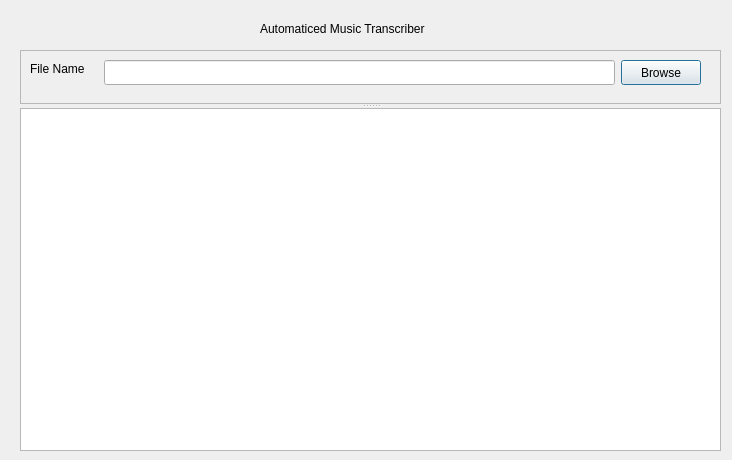
<?xml version="1.0" encoding="UTF-8"?>
<ui version="4.0">
 <class>Dialog</class>
 <widget class="QDialog" name="Dialog">
  <property name="geometry">
   <rect>
    <x>0</x>
    <y>0</y>
    <width>732</width>
    <height>460</height>
   </rect>
  </property>
  <property name="windowTitle">
   <string>Dialog</string>
  </property>
  <widget class="QLabel" name="label">
   <property name="geometry">
    <rect>
     <x>260</x>
     <y>20</y>
     <width>221</width>
     <height>17</height>
    </rect>
   </property>
   <property name="text">
    <string>Automaticed Music Transcriber</string>
   </property>
  </widget>
  <widget class="QSplitter" name="splitter">
   <property name="geometry">
    <rect>
     <x>20</x>
     <y>50</y>
     <width>701</width>
     <height>401</height>
    </rect>
   </property>
   <property name="orientation">
    <enum>Qt::Vertical</enum>
   </property>
   <widget class="QFrame" name="frame">
    <property name="frameShape">
     <enum>QFrame::StyledPanel</enum>
    </property>
    <property name="frameShadow">
     <enum>QFrame::Raised</enum>
    </property>
    <widget class="QLabel" name="label_2">
     <property name="geometry">
      <rect>
       <x>10</x>
       <y>10</y>
       <width>68</width>
       <height>17</height>
      </rect>
     </property>
     <property name="text">
      <string>File Name</string>
     </property>
    </widget>
    <widget class="QLineEdit" name="lineEdit">
     <property name="geometry">
      <rect>
       <x>84</x>
       <y>10</y>
       <width>511</width>
       <height>25</height>
      </rect>
     </property>
    </widget>
    <widget class="QPushButton" name="pushButton">
     <property name="geometry">
      <rect>
       <x>601</x>
       <y>10</y>
       <width>80</width>
       <height>25</height>
      </rect>
     </property>
     <property name="text">
      <string>Browse</string>
     </property>
    </widget>
    <widget class="QPushButton" name="pushButton_2">
     <property name="geometry">
      <rect>
       <x>580</x>
       <y>180</y>
       <width>80</width>
       <height>25</height>
      </rect>
     </property>
     <property name="text">
      <string>Transcribe</string>
     </property>
    </widget>
    <widget class="QTextEdit" name="textEdit">
     <property name="geometry">
      <rect>
       <x>70</x>
       <y>180</y>
       <width>501</width>
       <height>21</height>
      </rect>
     </property>
    </widget>
   </widget>
   <widget class="QTextBrowser" name="debugTextBrowser"/>
  </widget>
 </widget>
 <resources/>
 <connections>
  <connection>
   <sender>lineEdit</sender>
   <signal>returnPressed()</signal>
   <receiver>Dialog</receiver>
   <slot>returnedPressedSlot()</slot>
   <hints>
    <hint type="sourcelabel">
     <x>382</x>
     <y>82</y>
    </hint>
    <hint type="destinationlabel">
     <x>26</x>
     <y>321</y>
    </hint>
   </hints>
  </connection>
  <connection>
   <sender>pushButton_2</sender>
   <signal>clicked()</signal>
   <receiver>Dialog</receiver>
   <slot>transribeSlot()</slot>
   <hints>
    <hint type="sourcelabel">
     <x>658</x>
     <y>300</y>
    </hint>
    <hint type="destinationlabel">
     <x>714</x>
     <y>322</y>
    </hint>
   </hints>
  </connection>
  <connection>
   <sender>pushButton</sender>
   <signal>clicked(bool)</signal>
   <receiver>Dialog</receiver>
   <slot>browseSlot()</slot>
   <hints>
    <hint type="sourcelabel">
     <x>657</x>
     <y>77</y>
    </hint>
    <hint type="destinationlabel">
     <x>711</x>
     <y>191</y>
    </hint>
   </hints>
  </connection>
 </connections>
 <slots>
  <slot>browseSlot()</slot>
  <slot>transribeSlot()</slot>
  <slot>returnedPressedSlot()</slot>
 </slots>
</ui>
